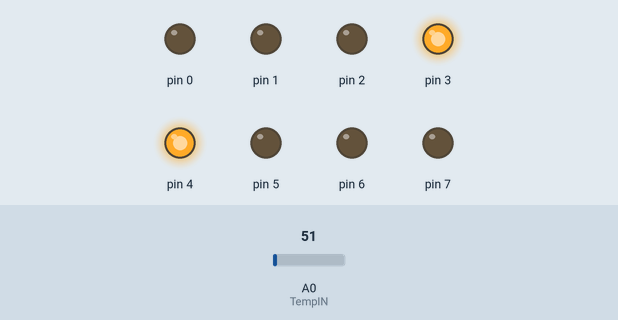
This sketch was run on a simulated Arduino Uno, built with avr-gcc and run on an emulated ATmega328P. Parts: output pins drawn as LEDs (lit = HIGH). The inputs (shaded band) are chosen by the test bench; at power-on: A0 (TempIN) = 51.

Above: at 1.2 s.
1.3 s: A0 (TempIN) set to 61
At 1.9 s:
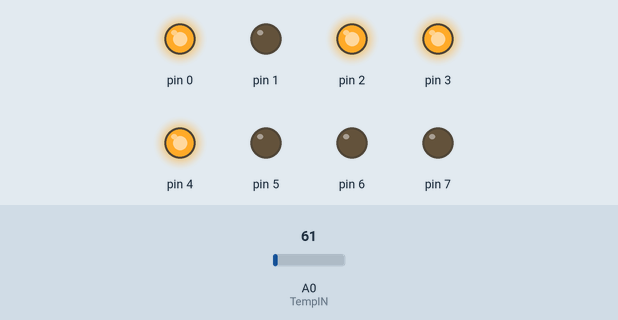
2.8 s: A0 (TempIN) set to 62
At 4.0 s:
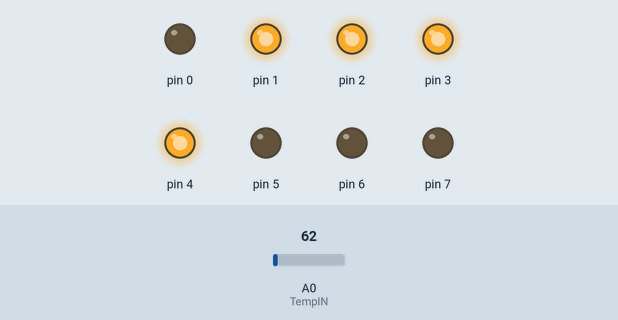
4.3 s: A0 (TempIN) set to 71
At 5.4 s:
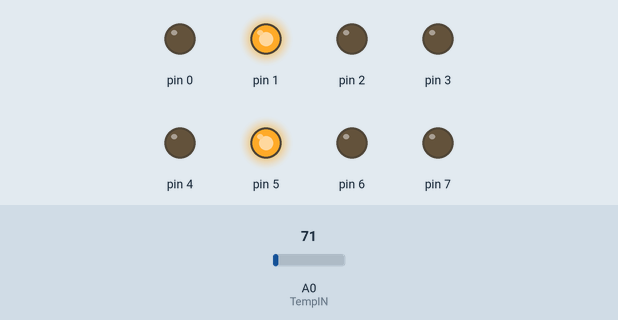
5.8 s: A0 (TempIN) set to 86
At 6.5 s:
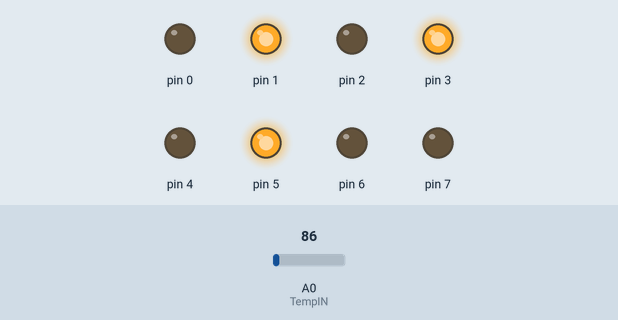
7.3 s: A0 (TempIN) set to 88
At 7.7 s:
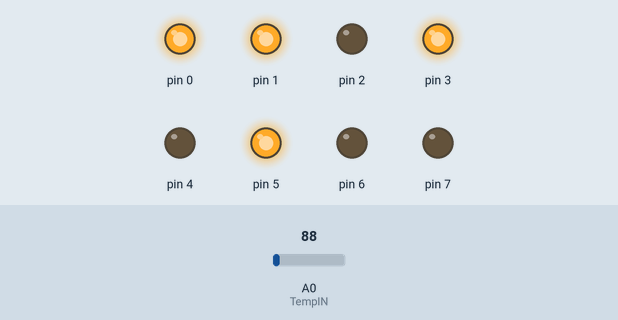
Timing chart, 0 to 9.8 s (numbered marks = the images above; inputs shaded):
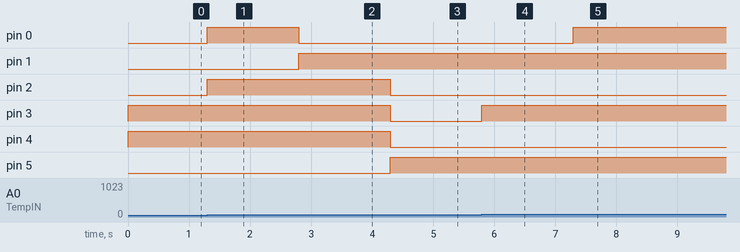

Measured:
- the behaviour switches between 61 and 62 on A0 (TempIN) (found by bisection; images 1 and 2)
- the behaviour switches between 87 and 88 on A0 (TempIN) (found by bisection; images 4 and 5)
- after the input at 1.3 s, pin 0, pin 2: LOW → HIGH at once
- after the input at 2.8 s, pin 0: HIGH → LOW at once; pin 1: LOW → HIGH at once
- after the input at 4.3 s, pin 2–4: HIGH → LOW at once; pin 5: LOW → HIGH at once
- after the input at 5.8 s, pin 3: LOW → HIGH at once
- after the input at 7.3 s, pin 0: LOW → HIGH at once

The sketch:

ESDI_6.3.ino
```cpp
/****************************************************************************
 * Title  : Monitor the temperature using LM35 temperature sensor and       *
 *          display on LED                                                  *
 * Date   : 03/09/2017                                                      *
 * Author : Harsh Patel                                                     *
 * ID No  : 15it077                                                         *
 * E-mail : 15it077@charusat.edu.in                                         *
 ****************************************************************************/
#define TempIN A0

float milliVolts;

void setup() {
  for(int i = 0; i < 8; i++) {
    pinMode(i, OUTPUT);
  }
  pinMode(TempIN, INPUT);
}

void loop() {
  // modify range from 0-1023 to 0-5000 mV
  milliVolts = (analogRead(TempIN) / 1023.0) * 5000.0;
  // 10 mV -> 1 C
  int Celsius = milliVolts / 10;
  PORTD = Celsius;
}
```
